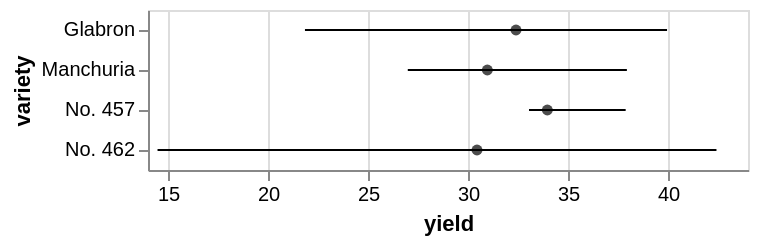

Describe this chart as a Vega-Lite specification.
### Vega-Lite specification from a JSON file in a GitHub repository (floating-point values rounded to 4 significant figures)
{"$schema": "https://vega.github.io/schema/vega-lite/v5.json", "data": {"values": [{"yield_error": 7.552, "yield_error2": -10.55, "yield_center": 32.4, "variety": "Glabron"}, {"yield_error": 6.978, "yield_error2": -3.978, "yield_center": 30.97, "variety": "Manchuria"}, {"yield_error": 3.917, "yield_error2": -0.9167, "yield_center": 33.97, "variety": "No. 457"}, {"yield_error": 11.97, "yield_error2": -15.97, "yield_center": 30.45, "variety": "No. 462"}]}, "layer": [{"transform": [{"calculate": "datum[\"yield_center\"] + datum[\"yield_error\"]", "as": "upper_yield_center"}, {"calculate": "datum[\"yield_center\"] + datum[\"yield_error2\"]", "as": "lower_yield_center"}], "mark": {"type": "rule", "ariaRoleDescription": "errorbar", "style": "errorbar-rule"}, "encoding": {"x": {"field": "lower_yield_center", "type": "quantitative", "title": "yield", "scale": {"zero": false}}, "x2": {"field": "upper_yield_center"}, "y": {"field": "variety", "type": "ordinal"}, "tooltip": [{"field": "yield_center", "type": "quantitative", "title": "yield_center"}, {"field": "upper_yield_center", "type": "quantitative", "title": "yield_center + yield_error"}, {"field": "lower_yield_center", "type": "quantitative", "title": "yield_center + yield_error2"}, {"field": "variety", "type": "ordinal"}]}}, {"mark": {"type": "point", "filled": true, "color": "black"}, "encoding": {"x": {"field": "yield_center", "type": "quantitative"}, "y": {"field": "variety", "type": "ordinal"}}}]}
